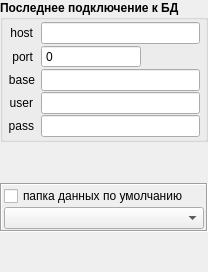
        <widget class="QFrame" name="frame_3">
         <property name="frameShape">
          <enum>QFrame::NoFrame</enum>
         </property>
         <property name="frameShadow">
          <enum>QFrame::Sunken</enum>
         </property>
         <layout class="QVBoxLayout" name="verticalLayout_2">
          <property name="spacing">
           <number>1</number>
          </property>
          <property name="leftMargin">
           <number>0</number>
          </property>
          <property name="topMargin">
           <number>0</number>
          </property>
          <property name="rightMargin">
           <number>0</number>
          </property>
          <property name="bottomMargin">
           <number>0</number>
          </property>
          <item>
           <widget class="QGroupBox" name="groupBox">
            <property name="minimumSize">
             <size>
              <width>200</width>
              <height>3</height>
             </size>
            </property>
            <property name="font">
             <font>
              <weight>75</weight>
              <bold>true</bold>
             </font>
            </property>
            <property name="title">
             <string>Последнее подключение к БД</string>
            </property>
            <layout class="QFormLayout" name="formLayout">
             <property name="fieldGrowthPolicy">
              <enum>QFormLayout::AllNonFixedFieldsGrow</enum>
             </property>
             <property name="horizontalSpacing">
              <number>6</number>
             </property>
             <property name="verticalSpacing">
              <number>1</number>
             </property>
             <property name="leftMargin">
              <number>5</number>
             </property>
             <property name="topMargin">
              <number>2</number>
             </property>
             <property name="rightMargin">
              <number>5</number>
             </property>
             <property name="bottomMargin">
              <number>2</number>
             </property>
             <item row="0" column="0">
              <widget class="QLabel" name="label_2">
               <property name="minimumSize">
                <size>
                 <width>25</width>
                 <height>0</height>
                </size>
               </property>
               <property name="font">
                <font>
                 <weight>50</weight>
                 <bold>false</bold>
                </font>
               </property>
               <property name="text">
                <string>host</string>
               </property>
               <property name="alignment">
                <set>Qt::AlignRight|Qt::AlignTrailing|Qt::AlignVCenter</set>
               </property>
              </widget>
             </item>
             <item row="0" column="1">
              <widget class="QLineEdit" name="ln_host">
               <property name="font">
                <font>
                 <weight>50</weight>
                 <bold>false</bold>
                </font>
               </property>
              </widget>
             </item>
             <item row="1" column="0">
              <widget class="QLabel" name="label_3">
               <property name="minimumSize">
                <size>
                 <width>25</width>
                 <height>0</height>
                </size>
               </property>
               <property name="font">
                <font>
                 <weight>50</weight>
                 <bold>false</bold>
                </font>
               </property>
               <property name="text">
                <string>port</string>
               </property>
               <property name="alignment">
                <set>Qt::AlignRight|Qt::AlignTrailing|Qt::AlignVCenter</set>
               </property>
              </widget>
             </item>
             <item row="1" column="1">
              <widget class="QSpinBox" name="spin_port">
               <property name="minimumSize">
                <size>
                 <width>100</width>
                 <height>0</height>
                </size>
               </property>
               <property name="maximumSize">
                <size>
                 <width>100</width>
                 <height>16777215</height>
                </size>
               </property>
               <property name="font">
                <font>
                 <weight>50</weight>
                 <bold>false</bold>
                </font>
               </property>
               <property name="buttonSymbols">
                <enum>QAbstractSpinBox::NoButtons</enum>
               </property>
               <property name="maximum">
                <number>99999</number>
               </property>
              </widget>
             </item>
             <item row="2" column="0">
              <widget class="QLabel" name="label_4">
               <property name="minimumSize">
                <size>
                 <width>25</width>
                 <height>0</height>
                </size>
               </property>
               <property name="font">
                <font>
                 <weight>50</weight>
                 <bold>false</bold>
                </font>
               </property>
               <property name="text">
                <string>base</string>
               </property>
               <property name="alignment">
                <set>Qt::AlignRight|Qt::AlignTrailing|Qt::AlignVCenter</set>
               </property>
              </widget>
             </item>
             <item row="2" column="1">
              <widget class="QLineEdit" name="ln_base">
               <property name="font">
                <font>
                 <weight>50</weight>
                 <bold>false</bold>
                </font>
               </property>
              </widget>
             </item>
             <item row="3" column="0">
              <widget class="QLabel" name="label_5">
               <property name="minimumSize">
                <size>
                 <width>25</width>
                 <height>0</height>
                </size>
               </property>
               <property name="font">
                <font>
                 <weight>50</weight>
                 <bold>false</bold>
                </font>
               </property>
               <property name="text">
                <string>user</string>
               </property>
               <property name="alignment">
                <set>Qt::AlignRight|Qt::AlignTrailing|Qt::AlignVCenter</set>
               </property>
              </widget>
             </item>
             <item row="3" column="1">
              <widget class="QLineEdit" name="ln_user">
               <property name="font">
                <font>
                 <weight>50</weight>
                 <bold>false</bold>
                </font>
               </property>
              </widget>
             </item>
             <item row="4" column="0">
              <widget class="QLabel" name="label_6">
               <property name="minimumSize">
                <size>
                 <width>25</width>
                 <height>0</height>
                </size>
               </property>
               <property name="font">
                <font>
                 <weight>50</weight>
                 <bold>false</bold>
                </font>
               </property>
               <property name="text">
                <string>pass</string>
               </property>
               <property name="alignment">
                <set>Qt::AlignRight|Qt::AlignTrailing|Qt::AlignVCenter</set>
               </property>
              </widget>
             </item>
             <item row="4" column="1">
              <widget class="QLineEdit" name="ln_pass">
               <property name="font">
                <font>
                 <weight>50</weight>
                 <bold>false</bold>
                </font>
               </property>
               <property name="echoMode">
                <enum>QLineEdit::Password</enum>
               </property>
              </widget>
             </item>
            </layout>
           </widget>
          </item>
          <item>
           <spacer name="verticalSpacer_3">
            <property name="orientation">
             <enum>Qt::Vertical</enum>
            </property>
            <property name="sizeHint" stdset="0">
             <size>
              <width>20</width>
              <height>40</height>
             </size>
            </property>
           </spacer>
          </item>
          <item>
           <widget class="QFrame" name="frame">
            <property name="minimumSize">
             <size>
              <width>200</width>
              <height>0</height>
             </size>
            </property>
            <property name="frameShape">
             <enum>QFrame::Box</enum>
            </property>
            <property name="frameShadow">
             <enum>QFrame::Sunken</enum>
            </property>
            <layout class="QGridLayout" name="gridLayout_2">
             <property name="leftMargin">
              <number>2</number>
             </property>
             <property name="topMargin">
              <number>1</number>
             </property>
             <property name="rightMargin">
              <number>2</number>
             </property>
             <property name="bottomMargin">
              <number>1</number>
             </property>
             <property name="verticalSpacing">
              <number>1</number>
             </property>
             <item row="1" column="0" colspan="2">
              <widget class="QComboBox" name="combo_folder">
               <property name="minimumSize">
                <size>
                 <width>200</width>
                 <height>0</height>
                </size>
               </property>
              </widget>
             </item>
             <item row="0" column="0" colspan="2">
              <widget class="QCheckBox" name="ch_folder">
               <property name="minimumSize">
                <size>
                 <width>200</width>
                 <height>0</height>
                </size>
               </property>
               <property name="font">
                <font>
                 <weight>50</weight>
                 <bold>false</bold>
                </font>
               </property>
               <property name="text">
                <string>папка данных по умолчанию</string>
               </property>
              </widget>
             </item>
            </layout>
           </widget>
          </item>
          <item>
           <spacer name="verticalSpacer">
            <property name="orientation">
             <enum>Qt::Vertical</enum>
            </property>
            <property name="sizeHint" stdset="0">
             <size>
              <width>20</width>
              <height>40</height>
             </size>
            </property>
           </spacer>
          </item>
         </layout>
        </widget>
